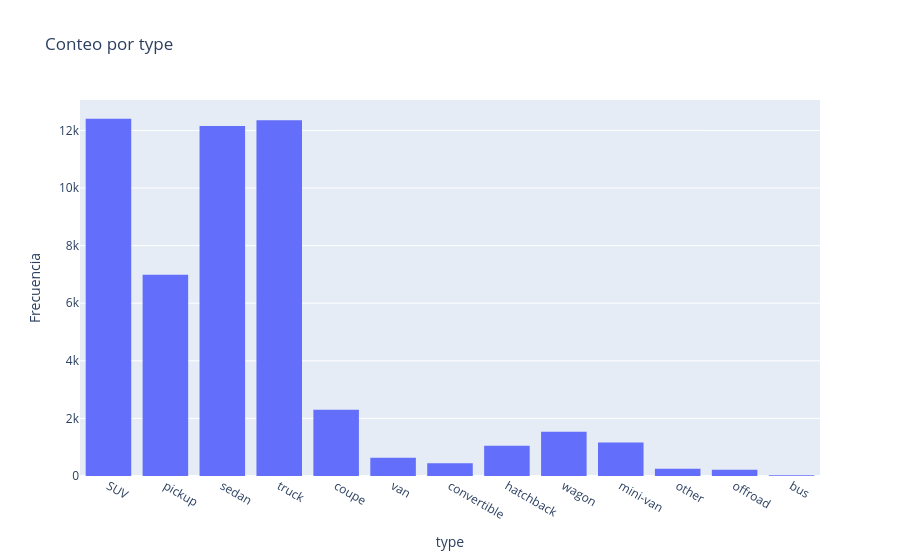

Write notebook code for a chart like this one.
### Code cell
type_count_df = (
    df_clean.groupby('type', as_index=False)['model']
    .count()
    .rename(columns={'model': 'listing_count'})
    .sort_values('listing_count', ascending=False)
)

fig_type_count = go.Figure()
fig_type_count.add_trace(
    go.Histogram(x=df_clean['type'], name='Conteo por type')
)
fig_type_count.update_layout(
    title='Conteo por type',
    xaxis_title='type',
    yaxis_title='Frecuencia'
)
fig_type_count.show()

type_count_df.head()

### Figure 1 — Plotly figure (JSON) as saved in the notebook; plotly's stock layout.template omitted (floating-point values rounded to 4 significant figures; data arrays with more than 128 entries replaced by an {"elided": "..."} marker saying what was removed)
{"data": [{"name": "Conteo por type", "type": "histogram", "x": {"elided": "51525 str values"}}], "layout": {"title": {"text": "Conteo por type"}, "xaxis": {"title": {"text": "type"}}, "yaxis": {"title": {"text": "Frecuencia"}}}}
